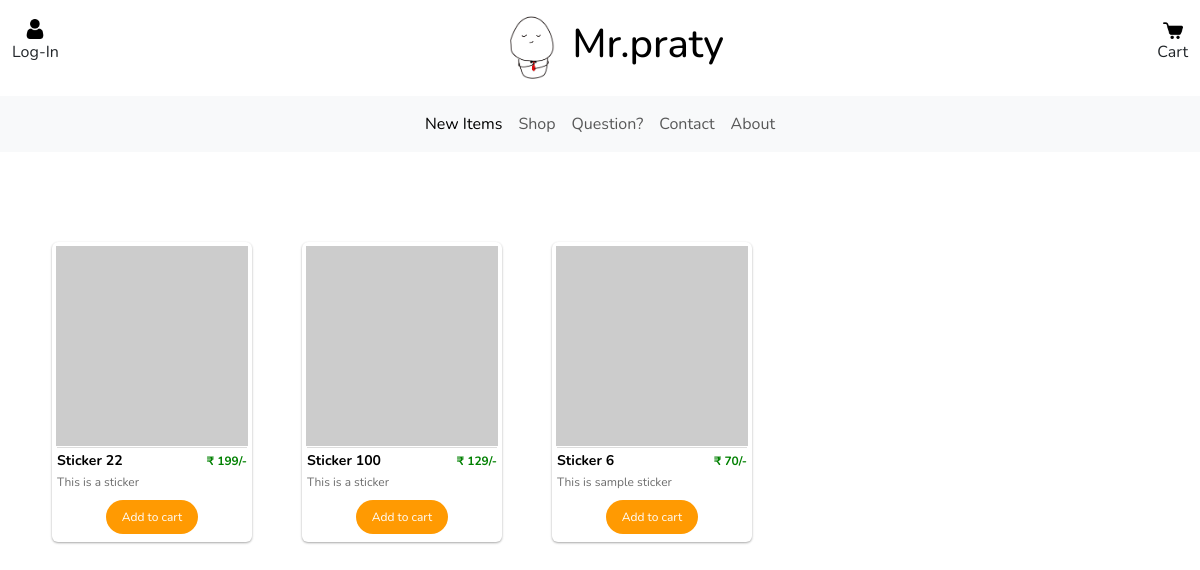
Page /shop on the committed database.
### PratyushDoodlesApp/models/ProductModel.py (models this page shows, shortened)
class ProductImage(db.Model):
    __tablename__ = 'product_image'
    id = db.Column(db.Integer, primary_key=True)
    picture_url = db.Column(db.String(255), nullable=False)
    product_id = db.Column(db.Integer, db.ForeignKey('product.id'), nullable=False)

class Product(db.Model):
    __tablename__ = 'product'
    id = db.Column(db.Integer, primary_key=True)
    name = db.Column(db.String(255), nullable=False)
    description = db.Column(db.String(255), nullable=False)
    price = db.Column(db.Integer, nullable=False)
    stock_quantity = db.Column(db.Integer, nullable=False)
    product_images = db.relationship('ProductImage', backref = 'of_product', lazy=True)

### PratyushDoodlesApp/business/shop.py (the view)
@shop_bp.route('/')
@shop_bp.route('/shop')
def shop():
    user = get_current_user()
    products = Product.query.all()
    data = {
        'user': user,
        'products': products
    }
    return render_template('shop.html', data = data)

### PratyushDoodlesApp/business/util.py (called while the page is built)
def get_current_user():
    if  current_user.is_anonymous:
        return None
    return current_user

### PratyushDoodlesApp/templates/shop.html (shortened to what this page needs)
{% extends 'ui/base_page.html' %}
{% block content %}
<div class="container text-center">
    <div class="shell">
        <div class="row">
            {% if data.products %}
                {% for product in data.products %}
                <div style="width: 250px;">
                    {% with product=product %}
                        {% include 'ui/product_card.html' %}
                    {% endwith %}
                </div>
                {% endfor %}
            {% else %}
                <p>No products listed!</p>
            {% endif %}
        </div>
    </div>
</div>
{% endblock %}

### PratyushDoodlesApp/templates/ui/base_page.html (shortened to what this page needs)
{% extends 'ui/base_layout.html' %}
{% block body %}
<nav class="navbar">
    <div class="container-fluid">
        {% if data.user %}
        <div class="navbar-item  ml-10 text-center" data-bs-toggle="offcanvas" data-bs-target="#offcanvasProfile"
            aria-controls="offcanvasProfile" aria-label="Toggle navigation">
            <img class="ic-20" src="{{ url_for('static', filename='images/ic_user.png') }}">
            <p>
                Profile
            </p>
        </div>
        {% else %}
        <a class="nav-link ml-10 text-center " href="{{ url_for('auth.login') }}">
            <div class="navbar-item align-center-horizontal" alt="Logo">
                <img class="ic-20" src="{{ url_for('static', filename='images/ic_user.png') }}">
                <p>
                    Log-In
                </p>
            </div>
        </a>
        {% endif %}
        <div class="header-item">
            <img class="header-logo" src="{{ url_for('static', filename='images/logo.png') }}" alt="Logo">
            <h1>Mr.praty</h1>
        </div>
        <span class="row">
            <div class="col navbar-item text-center mr-10" id="nav-cart-button" data-bs-toggle="offcanvas"
                data-bs-target="#offcanvasNavbar" aria-controls="offcanvasNavbar" aria-label="Toggle navigation">
                <img class="ic-20" src="{{ url_for('static', filename='images/ic_cart.png') }}">
                <p>
                    Cart
                </p>
            </div>
        </span>
    </div>
</nav>
<nav class="navbar sticky-top navbar-expand-lg bg-body-tertiary">
    <div class="container-fluid">
        <div class="collapse navbar-collapse" id="navbarNav">
            <div class="container">
                <ul class="navbar-nav">
                    <li class="nav-item">
                        <a class="nav-link active" href="{{ url_for('home.home') }}">New Items</a>
                    </li>
                    <li class="nav-item">
                        <a class="nav-link" href="{{ url_for('shop.shop') }}">Shop</a>
                    </li>
                    <li class="nav-item">
                        <a class="nav-link" href="{{ url_for('others.questions') }}">Question?</a>
                    </li>
                    <li class="nav-item">
                        <a class="nav-link" href="{{ url_for('others.contact') }}">Contact</a>
                    </li>
                    <li class="nav-item">
                        <a class="nav-link" href="{{ url_for('others.about') }}">About</a>
                    </li>
                </ul>
            </div>
        </div>
</nav>
{% block content %}
{% endblock content %}
{% endblock body %}

### PratyushDoodlesApp/templates/ui/base_layout.html (shortened to what this page needs)
<!DOCTYPE html>
<html lang="en">
<head>
    <link rel="stylesheet" href="{{ url_for('static', filename='styles/styles.css') }}">
    <link href="https://cdn.jsdelivr.net/npm/bootstrap@5.3.2/dist/css/bootstrap.min.css" rel="stylesheet">
</head>
<body>
    {% block body %}
    {% endblock body %}
</body>
</html>

### PratyushDoodlesApp/templates/ui/product_card.html (shortened to what this page needs)
<div class="wsk-cp-product">
    <div class="image-with-menu">
        <div class="product-images">
            {% for product_image in product.product_images %}
                <img class="wsk-cp-img img-responsive" src="{{ product_image.picture_url }}" alt="Product" />
            {% endfor %}
        </div>
    </div>
    <div class="card-header">
        <div class="wcf-left"><span class="product-name">{{ product.name }}</span></div>
        <div class="wcf-right"> <span class="product-price"> ₹ {{ product.price }}/-</span></div>
    </div>
    <div>
        <div class="card-description">
            <span class="">{{ product.description }}</span>
        </div>
        <span class="buy-btn"  product_id="{{ product.id }}" onclick="addItemToCart(this)">Add to cart</span>
    </div>
</div>

### PratyushDoodlesApp/static/styles/custom.css (style rules this page uses)
* { margin: 0; padding: 0; box-sizing: border-box; }
body { margin: 0; padding: 0; }
.navbar { background-color: white; }
.header-item { display: flex; align-items: center; color: black; }
.header-item img { width: 80px; height: 80px; }
.navbar-nav { justify-content: center; }
.ic-20 { width: 20px; height: 20px; }
.align-center-horizontal { align-items: center; }

### PratyushDoodlesApp/static/styles/product_card.css (style rules this page uses)
body { background: #ddd; }
.shell { padding: 80px 0; }
.wsk-cp-product { margin: 10px; height: auto; width: 200px; background: #fff; padding: 4px; border-radius: 6px; box-shadow: 0 1px 3px rgba(0, 0, 0, 0.12), 0 1px 2px rgba(0, 0, 0, 0.24); }
.product-images { height: 200px; width: 100%; position: relative; }
.wsk-cp-img { height: 200px; width: 100%; position: absolute; top: 0; left: 0; opacity: 0; }
.card-header { margin: 1px; border-top: 1px solid #ddd; }
.card-header:after, .card-header:before { content: ''; display: table; }
.card-header:after { clear: both; }
.card-header .wcf-left { float: left; }
.card-header .wcf-right { float: right; }
.product-name { font-size: 14px; width: 50%; text-align: left; font-weight: bold; color: rgb(0, 0, 0); }
.product-price { font-size: 12px; color: green; font-weight: bold; }
.card-description { margin: 1px; font-size: 12px; width: 100%; text-align: left; color: rgb(109, 109, 109); }
.buy-btn { display: inline-block; color: #fefefe; text-align: left; font-size: 12px; transition: all 0.2s ease-in-out; border-color: #141414; background: #ff9a02; padding: 8px 16px; border-radius: 27px; margin: 0px 2px; margin-top: 8px; margin-bottom: 4px; }
.image-with-menu { position: relative; }

### PratyushDoodlesApp/static/styles/defaults.css (style rules this page uses)
* { font-family: 'Nunito', sans-serif; }

### rows in the picture
Product: name "Sticker 22", price "199", description "This is a sticker"
Product: name "Sticker 100", price "129", description "This is a sticker"
Product: name "Sticker 6", price "70", description "This is sample sticker"
